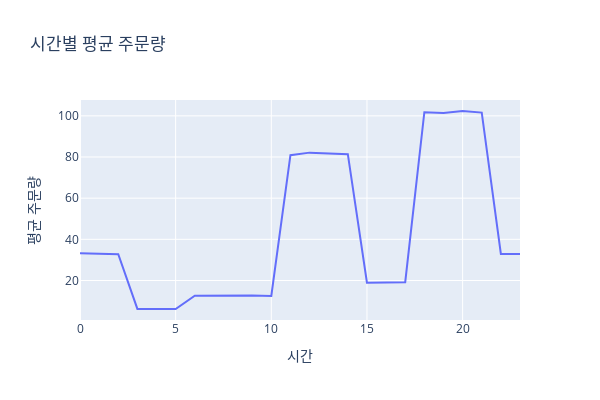

Here is the notebook cell this chart was saved with:
### Markdown cell above
## 2. 시간별 패턴 분석

### Code cell
# 시간별 주문량 평균
hourly_orders = df.groupby('hour')['order_count'].mean().reset_index()

fig = px.line(hourly_orders, x='hour', y='order_count', 
              title='시간별 평균 주문량',
              labels={'hour': '시간', 'order_count': '평균 주문량'})
fig.update_layout(width=600, height=400)
fig.show()

### Figure 1 — Plotly figure (JSON) as saved in the notebook; plotly's stock layout.template omitted (floating-point values rounded to 4 significant figures)
{"data": [{"hovertemplate": "시간=%{x}<br>평균 주문량=%{y}<extra></extra>", "legendgroup": "", "line": {"color": "#636efa", "dash": "solid"}, "marker": {"symbol": "circle"}, "mode": "lines", "name": "", "orientation": "v", "showlegend": false, "type": "scatter", "x": [0, 1, 2, 3, 4, 5, 6, 7, 8, 9, 10, 11, 12, 13, 14, 15, 16, 17, 18, 19, 20, 21, 22, 23], "xaxis": "x", "y": [33.27, 32.96, 32.8, 6.206, 6.227, 6.159, 12.65, 12.74, 12.69, 12.7, 12.49, 80.88, 82.13, 81.62, 81.39, 18.94, 19.15, 19.19, 101.8, 101.3, 102.4, 101.6, 32.88, 32.89], "yaxis": "y"}], "layout": {"height": 400, "legend": {"tracegroupgap": 0}, "title": {"text": "시간별 평균 주문량"}, "width": 600, "xaxis": {"anchor": "y", "domain": [0, 1], "title": {"text": "시간"}}, "yaxis": {"anchor": "x", "domain": [0, 1], "title": {"text": "평균 주문량"}}}}
